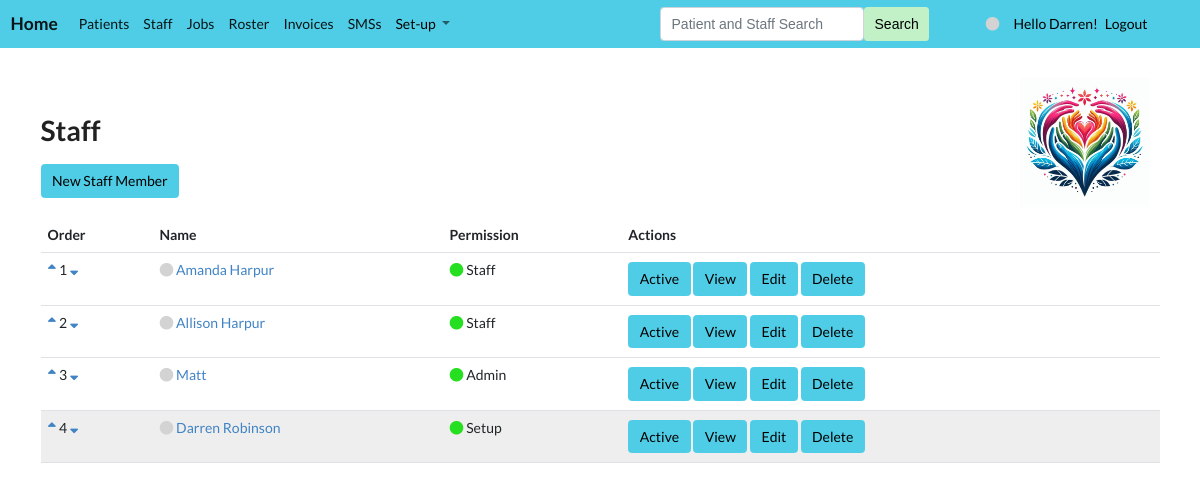
The page /list/staff (signed in) on the database as committed earlier.
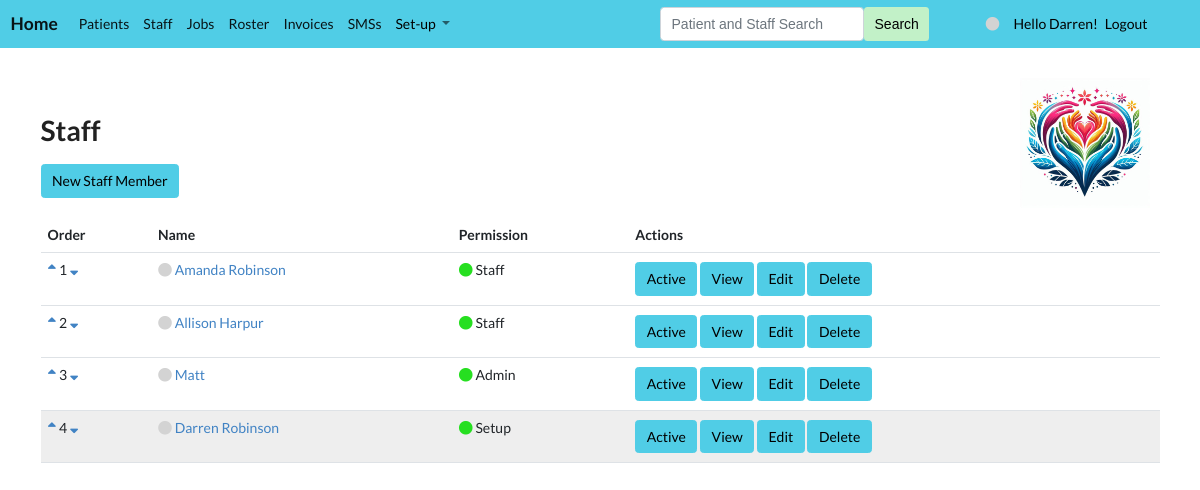
The same page on the database as committed later.
### app/models.py (models this page shows, shortened)
class Staff(Model):
    model_str = "staff"
    single = "Staff Member"
    plural = "Staff"
    has_order = True
    name = TextField(max_length=250, null=True, blank=True)
    first_name = TextField(max_length=250, null=True, blank=True)
    last_name = TextField(max_length=250, null=True, blank=True)
    manager = ForeignKey('self', null=True, blank=True, on_delete=SET_NULL)
    order = IntegerField(null=True, blank=True)
    colour_no = IntegerField(null=True, blank=True, default=0)
    active = BooleanField(null=True, blank=True, default=True)
    user = ForeignKey(settings.AUTH_USER_MODEL, null=True, blank=True, on_delete=CASCADE)
    user_type = TextField(null=True, blank=True, choices=STAFF_CHOICES)
    mobile = TextField(null=True, blank=True)
    photo = ImageField(null=True, blank=True, upload_to="images/")
    def colour(self):
        return colours[min(self.colour_no, len(colours) - 1)]
    def on_duty(self):
        now = datetime.now().replace(tzinfo=None)
        shifts = self.shifts()
        for shift in shifts:
            if shift.start.replace(tzinfo=None) <= now <= shift.end.replace(tzinfo=None): return True
        return False
    def shifts(self): return Shift.objects.filter(staff=self)

### app/views.py (the view, shortened to what this page needs)
# urls.py: path("list/<model_str>", list, name="list"),
def list(request, model_str):
    staff, model, form, nav_models, colour = get_info(request, model_str)
    if staff.user_type == "Staff" and model_str == "staff": return redirect('ind', 'staff', staff.id)
    items = model.objects.all()
    if model.has_order: items = items.order_by('order')
    if model == Shift:
        for item in items:
            if not item.start or not item.end: item.save_start_and_end()
        items = model.objects.all()
    if model == Day:
        make_days(14)
        items = items.filter(day__gte=datetime.today(), day__lte=datetime.today() + timedelta(days=15))
        for item in items:
            item.initiate()
    if model == Month: make_months(6)
    if model == File: items = items.order_by('-time_stamp')
    if model == MedicationType: items = items.order_by('category')
    context = {'items': items, 'model': model, 'nav_models': nav_models, 'colour': colour, 'staff': staff}
    if model == Patient:
        p = Paginator(items, 30)
        page = request.GET.get('page')
        context['items'] = p.get_page(page)
    return render(request, f"{model_str}s.html", context)

### app/templates/staffs.html
{% extends 'base.html'%}
{% block content %}
<link rel="stylesheet" href="https://cdnjs.cloudflare.com/ajax/libs/font-awesome/5.15.3/css/all.min.css">
<h1>{{ model.plural }}</h1>
<a class="btn btn-care" style="background-color: {{ colour }};" href="{% url 'new' model.model_str %}">New {{ model.single }}</a>
<table class="table">
    <tr><th>Order</th><th>Name</th><th>Permission</th><th>Actions</th></tr>
    {% for item in items %}
        <tr {% if item == staff %} style="background-color:#EEEEEE;" {% endif %}>
            <td>
                <a href="{% url 'order' model.model_str -1 item.id %}"><i class="fas fa-sort-up"></i></a>
                {{ item.order }}
                <a href="{% url 'order' model.model_str 1 item.id %}"><i class="fas fa-sort-down"></i></a>
            <td>
                {% if item.on_duty %}
                    <i class="fas fa-circle" style="color:#26DF20;"></i>
                {% else %}
                    <i class="fas fa-circle" style="color:lightgrey;"></i>
                {% endif %}
                <a href="{% url 'ind' model.model_str item.id %}">{{ item.name }}</a><br>
            </td>
            <td>
                {% if item.user %}
                    <i class="fas fa-circle" style="color:#26DF20;"></i>
                {% else %}
                    <i class="fas fa-circle" style="color:lightgrey;"></i></a>
                {% endif %}
                {{ item.user_type }}
            </td>
        <td>
            <a class="btn btn-care" style="background-color: {{ colour }};" href="{% url 'active' model.model_str item.id %}">Active</a>
            <a class="btn btn-care" style="background-color: {{ colour }};" href="{% url 'ind' model.model_str item.id %}">View</a>
            <a class="btn btn-care" style="background-color: {{ colour }};" href="{% url 'edit' model.model_str item.id %}">Edit</a>
            <a class="btn btn-care" style="background-color: {{ colour }};" href="{% url 'delete' model.model_str item.id %}">Delete</a>
        </td>
        </tr>
    {% endfor %}
</table>
{% endblock %}

Rows that differ between the two databases and show on the page:
changed Staff: name "Amanda Harpur" → "Amanda Robinson"
